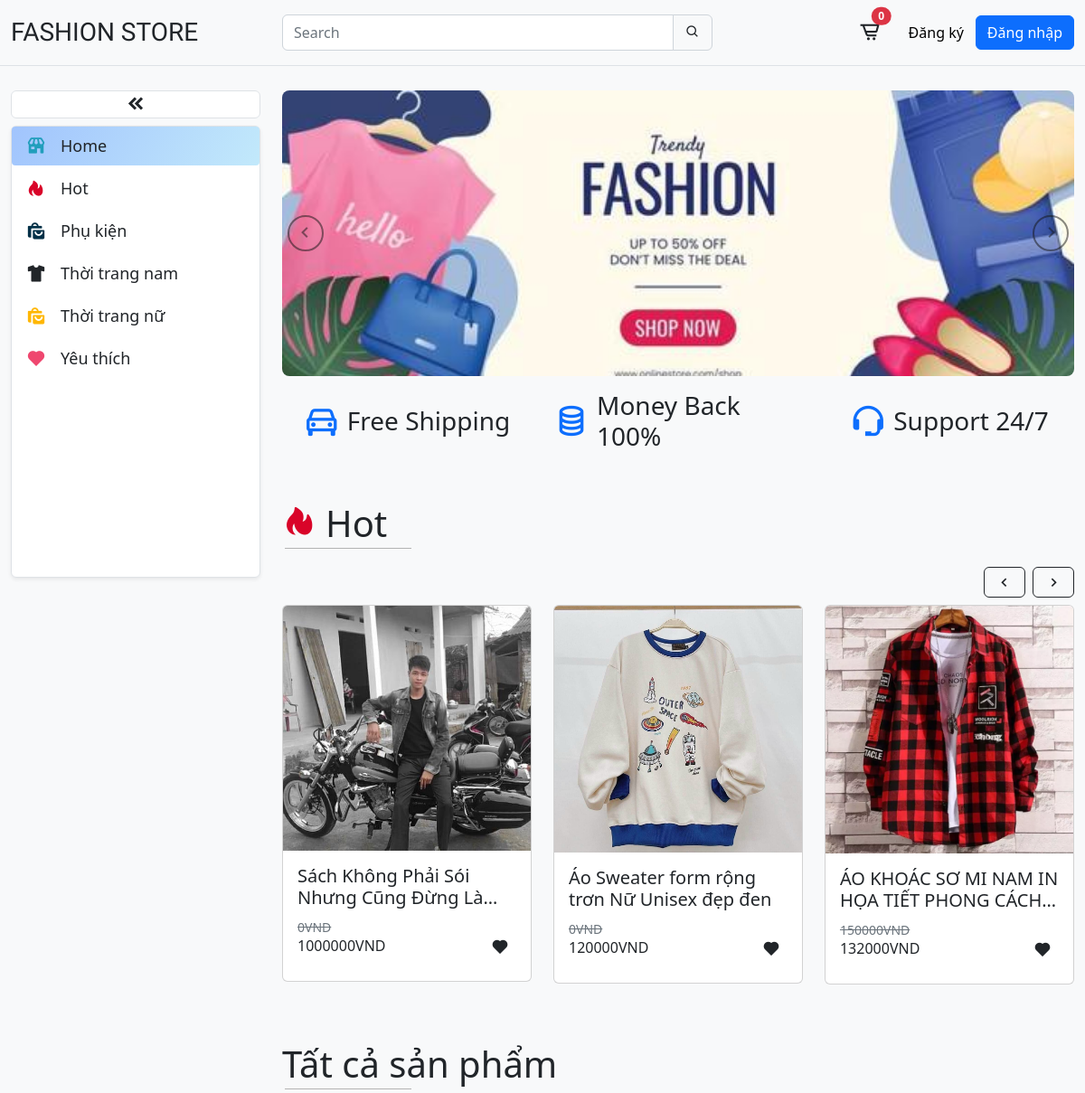
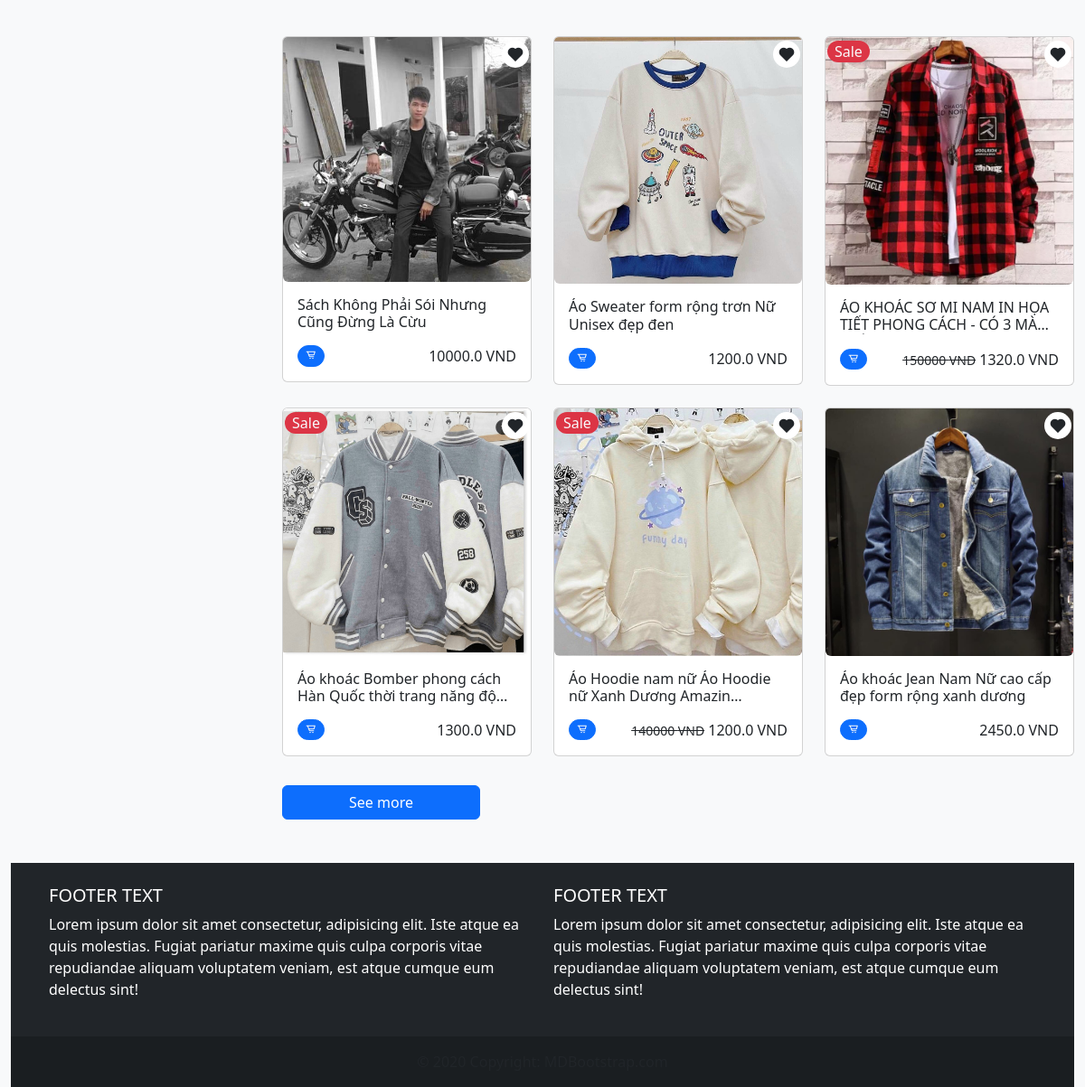
The page / on the database its author committed (2 pictures, top to bottom).
### product/models.py (models this page shows, shortened)
class Category(models.Model):
    name = models.CharField(max_length=255)
    slug = models.SlugField()
    icon = models.CharField(max_length=255, default=False)
    class Meta:
        ordering = ('name',)

class Product(models.Model):
    category = models.ForeignKey(
        Category, related_name='products', on_delete=models.CASCADE)
    image = models.ImageField(upload_to='static/assets')
    name = models.CharField(max_length=255)
    slug = models.SlugField()
    price = models.IntegerField()
    old_price = models.IntegerField()
    sale = models.BooleanField(default=False)
    created_at = models.DateTimeField(auto_now_add=True)
    sold = models.IntegerField(default=False)
    class Meta:
        ordering = ('-created_at',)
    def get_display_price(self):
        return self.price / 100

### core/views.py (the view)
# urls.py: path('', views.index),
def index(request):
    products = Product.objects.all()[0:6]
    categories = Category.objects.all()
    active_category = request.GET.get('category', '')
    if active_category:
        products = Product.objects.filter(category__slug=active_category)
    query = request.GET.get('query', '')
    if query:
        products = Product.objects.filter(
            Q(name__icontains=query))
    context = {
        'products': products,
        'categories': categories,
        'active_category': active_category
    }
    return render(request, 'core/home.html', context)

### cart/cart.py (called while the page is built)
    def __len__(self):
        return sum(item['quantity'] for item in self.cart.values())

### cart/context_processors.py (called while the page is built)
def cart(request):
    return {'cart': Cart(request)}

### core/templates/core/home.html (shortened to what this page needs)
{% extends 'core/base.html' %} {% block title %}Fation Store{% endblock %} {% load static %} {% block content %}
<section class="content" style="margin-top: 100px;">
    <div class="row mt-4 position-relative">
        <div class="col col-md-3 col-lg-3 d-none d-sm-block position-fixed" style="top: 100px; z-index: 0">
            <button class="navbar-toggler text-center bg-white w-100 rounded-2 mb-2 border border-1" id="collapse-btn">
                <i class="bx bxs-chevrons-left h4 m-0"></i>
            </button>
            <ul class="nav flex-column bg-white h-100 rounded-2 shadow-sm border border-1" id="navbar" style="min-height: 500px">
                <li class="nav-item mb-1">
                    <a
                        class="nav-link text-dark menu-title {% if not active_category %} active {% endif %}"
                        aria-current="page"
                        href="/"
                    >
                        <i class="bx bxs-store icon"></i>
                        <span class="title ms-3">Home</span>
                    </a>
                </li>
                {% for category in categories %}
                <li class="nav-item mb-1">
                    <a
                        class="nav-link text-dark menu-title {% if category.slug == active_category %} active {% endif %}"
                        href="/?category={{ category.slug }}"
                    >
                        <i class="bx {{category.icon}} icon"></i>
                        <span class="title ms-3">{{category.name}}</span>
                    </a>
                </li>
                {% endfor %}
            </ul>
        </div>
        <div class="col-12 col-sm-9 col-lg-9 content end-0 offset-md-3">
            {% if not active_category %}
                <div id="carouselExampleControlsNoTouching" class="carousel slide overflow-hidden" data-bs-touch="false">
                    <div class="carousel-inner rounded-3">
                        <div class="carousel-item active">
                            <img src="{% static 'assets/banner2.jpg' %}" class="d-block w-100" alt="..." />
                        </div>
                    </div>
                    <button
                        class="carousel-control-prev prev"
                        type="button"
                        data-bs-target="#carouselExampleControlsNoTouching"
                        data-bs-slide="prev"
                    >
                        <span aria-hidden="true"><i class="bx bx-chevron-left"></i></span>
                    </button>
                    <button
                        class="carousel-control-next next"
                        type="button"
                        data-bs-target="#carouselExampleControlsNoTouching"
                        data-bs-slide="next"
                    >
                        <span aria-hidden="true"><i class="bx bx-chevron-right"></i></span>
                    </button>
                </div>
                <div class="row mt-3">
                    <div class="col col-12 col-md-4 d-flex justify-content-center align-items-center flex-grow-1">
                        <i class="bx bx-car h1 text-primary"></i>
                        <h3 class="ms-2">Free Shipping</h3>
                    </div>
                    <div class="col col-12 col-md-4 d-flex justify-content-center align-items-center flex-grow-1">
                        <i class="bx bx-coin-stack h1 text-primary"></i>
                        <h3 class="ms-2">Money Back 100%</h3>
                    </div>
                    <div class="col col-12 col-md-4 d-flex justify-content-center align-items-center flex-grow-1">
                        <i class="bx bx-support h1 text-primary"></i>
                        <h3 class="ms-2">Support 24/7</h3>
                    </div>
                </div>
                <div class="my-5">
                    <h1 class="content-title h1"><i class="bx bxs-hot icon me-2"></i>Hot</h1>
                    <div class="d-flex justify-content-end mt-4">
                        <button class="btn btn-outline-dark w-auto show-prev">
                            <i class="bx bx-chevron-left"></i>
                        </button>
                        <button class="btn btn-outline-dark w-auto show-next ms-2">
                            <i class="bx bx-chevron-right"></i>
                        </button>
                    </div>
                    <div class="row d-flex flex-nowrap overflow-hidden mt-2" id="slide-show">
                        {% for product in products %}
                            <div class="col col-6 col-md-4 -lg-3 slide-item">
                                <a href="{% url 'product' product.id %}"class="card mb-3">
                                    <img src="/{{product.image}}" class="card-img-top" alt="..." />
                                    <div class="card-body">
                                        <h5 class="card-title">{{product.name}}</h5>
                                        <small class="text-muted text-decoration-line-through">
                                            {{product.old_price}}VND
                                        </small>
                                        <div class="card-text align-middle h6">
                                            {{product.price}}VND
                                            <div class="float-end h5 favorite">
                                                <i class="bx bxs-heart icon me-2"></i>
                                            </div>
                                        </div>
                                    </div>
                                </a>
                            </div>
                        {% endfor %}
                    </div>
                </div>
            {% endif %}
            <div class="products">
                {% if not active_category %}
                <h1 class="content-title h1">Tất cả sản phẩm</h1>
                {% endif %}
                <div class="row mt-5">
                    {% for product in products %}
                        {% include 'product/product_list_item.html' %}
                    {% endfor %}
                </div>
                <button class="btn btn-primary w-25 mt-2" id="see-more">See more</button>
            </div>
        </div>
    </div>
</section>
{% endblock %}

### product/templates/product/product_list_item.html
<div class="col col-12 col-md-6 col-lg-4 position-relative mb-4 prod-item">
    {% if product.sale%}
    <div class="position-absolute sale px-2 bg-danger text-light rounded-pill" style="top: 5px; left: 15px; z-index: 1">
        Sale
    </div>
    {% endif %}
    <div class="position-absolute h5 favorite">
        <i class="bx bxs-heart icon"></i>
    </div>
    <div class="card">
        <a href="{% url 'product' product.id %}">
            <img src="{{product.image}}" class="card-img-top rounded-bottom" alt="..." />
        </a>
        <div class="card-body">
            <h6 class="card-title mb-3">{{product.name}}</h6>
            <div class="clearfix">
                {% if user.username %}
                    <a
                        class="btn btn-primary link-light float-start badge rounded-pill"
                        hx-get="{% url 'add_to_cart' product.id %}"
                        hx-target="#menu-cart-button"
                        hx-swap="outerHTML"
                    >
                        <i class="bx bx-cart-alt"></i>
                    </a>
                {% else %}
                    <a
                        class="btn btn-primary link-light float-start badge rounded-pill"
                        href="{% url 'login' %}"
                        hx-target="#menu-cart-button"
                        hx-swap="outerHTML"
                    >
                        <i class="bx bx-cart-alt"></i>
                    </a>
                {% endif %}
                <div class="float-end">
                    {% if product.old_price > 0%}
                    <small class="price-hp text-decoration-line-through">{{product.old_price}} VND</small>
                    {% endif %}
                    <span class="price-hp h6">{{product.get_display_price}} VND</span>
                </div>
            </div>
        </div>
    </div>
</div>

### core/static/css/styles.css (style rules this page uses)
* { margin: 0; padding: 0; list-style-type: none; }
a { text-decoration: none; color: #212529; }
.nav .nav-item { position: relative; transition: all 0.3s linear; overflow: hidden; }
.nav .nav-item::after { content: ''; position: absolute; top: 0; left: -25px; bottom: 0; width: 30px; height: 100%; background-color: transparent; transform: skew(-40deg); opacity: 0.4; transition: left 0.8s ease; }
.nav .nav-item:nth-child(1) .nav-link i { color: #219ebc; }
.nav .nav-item:nth-child(2) .nav-link i { color: #d90429; }
.nav .nav-item:nth-child(3) .nav-link i { color: #023047; }
.nav .nav-item:nth-child(5) .nav-link i { color: #ffb703; }
.nav .nav-item:nth-child(6) .nav-link i { color: #ef476f; }
.menu-title { font-size: 18px; display: flex; align-items: center; }
.menu-title .icon { width: 22px; height: 22px; font-size: 22px; }
.card-title { display: -webkit-box; -webkit-line-clamp: 2; -webkit-box-orient: vertical; overflow: hidden; text-overflow: ellipsis; }
.nav-link.text-dark.menu-title.active { background-image: linear-gradient(120deg, #a1c4fd 0%, #c2e9fb 100%); border-radius: 4px; }
.content-title { position: relative; }
.content-title::after { content: ''; position: absolute; bottom: -4px; left: 3px; width: 140px; height: 1px; background-color: #b3b3b3; }
.content-title i { color: #d90429; }
.carousel-item { max-height: 316px; }
.carousel-item img { object-fit: cover; }
.prev span, .next span { color: #141414; font-size: 25px; width: 40px; height: 40px; border-radius: 50%; border: 2px solid #141414; }
.prev { left: -40px; }
.next { right: -40px; }
.show-prev, .show-next { font-size: 20px; display: flex; justify-content: center; align-items: center; }
.favorite { cursor: pointer; }
.products .sale { top: 0; left: 0; }
.products .favorite { display: flex; justify-content: center; align-items: center; top: 5px; right: 15px; z-index: 1; width: 30px; height: 30px; background-color: #fff; border-radius: 50%; }
.products .prod-item { transition: all 0.3s linear; }
.card-body { min-height: 110.38px; }

### rows shown on the page
Category: name "Hot"
Category: name "Phụ kiện"
Category: name "Thời trang nam"
Category: name "Thời trang nữ"
Category: name "Yêu thích"
Product: image (picture), name "Sách Không Phải Sói Nhưng Cũng Đừng…", old_price "0", price "1000000", name "Sách Không Phải Sói Nhưng Cũng Đừng Là Cừu", get_display_price "10000.0"
Product: image (picture), name "Áo Sweater form rộng trơn Nữ Unisex đẹp đen", old_price "0", price "120000", get_display_price "1200.0"
Product: image (picture), name "ÁO KHOÁC SƠ MI NAM IN HỌA TIẾT PHONG CÁCH…", old_price "150000", price "132000", sale "Sale", name "ÁO KHOÁC SƠ MI NAM IN HỌA TIẾT PHONG CÁCH - CÓ 3…", get_display_price "1320.0"
Product: sale "Sale", image (picture), name "Áo khoác Bomber phong cách Hàn Quốc thời trang năng…", get_display_price "1300.0"
Product: sale "Sale", image (picture), name "Áo Hoodie nam nữ Áo Hoodie nữ Xanh Dương…", old_price "140000", get_display_price "1200.0"
Product: image (picture), name "Áo khoác Jean Nam Nữ cao cấp đẹp form rộng xanh dương", get_display_price "2450.0"

### other values the page prints
{{ cart|length }} "0"
